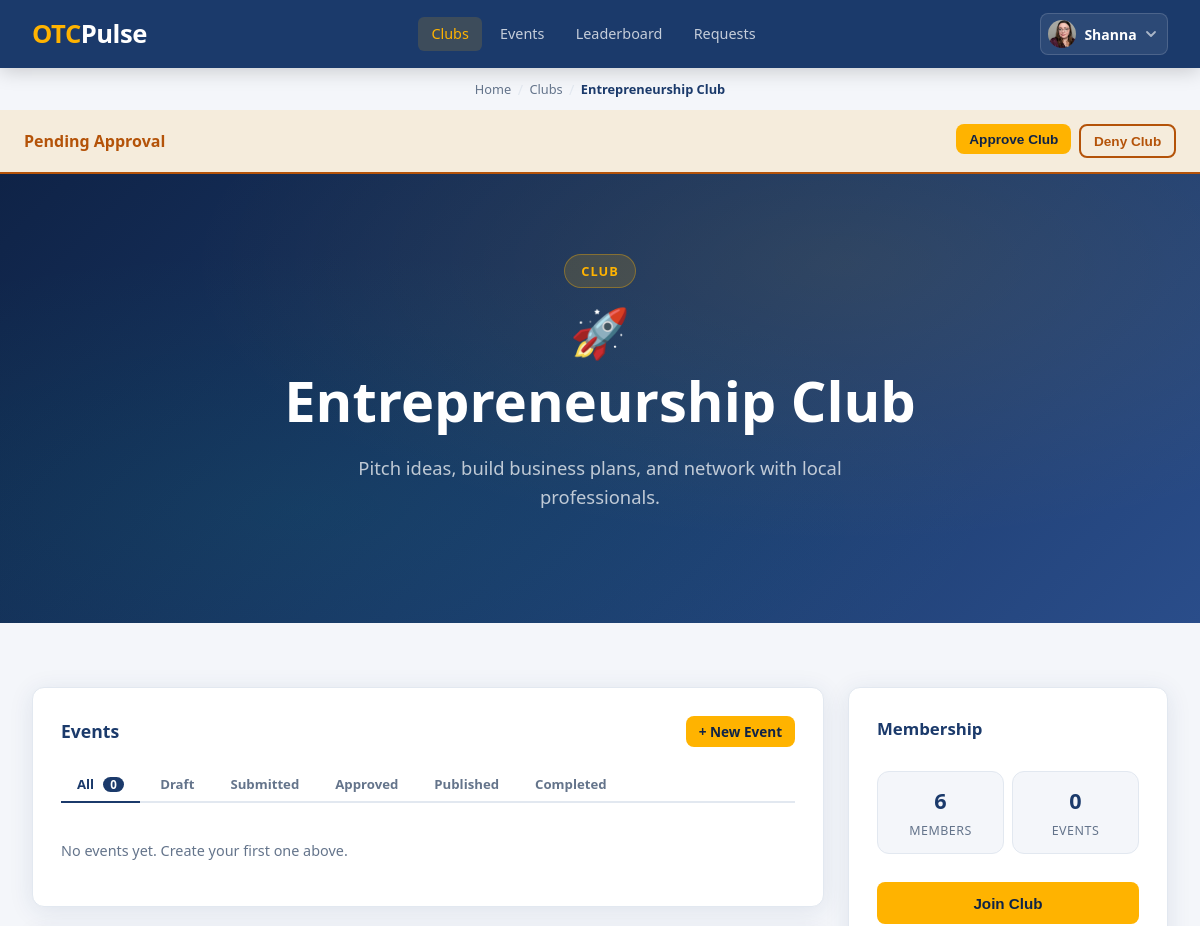
Page /clubs/entrepreneurship-club/ (signed in, upper part) on the earlier database version.
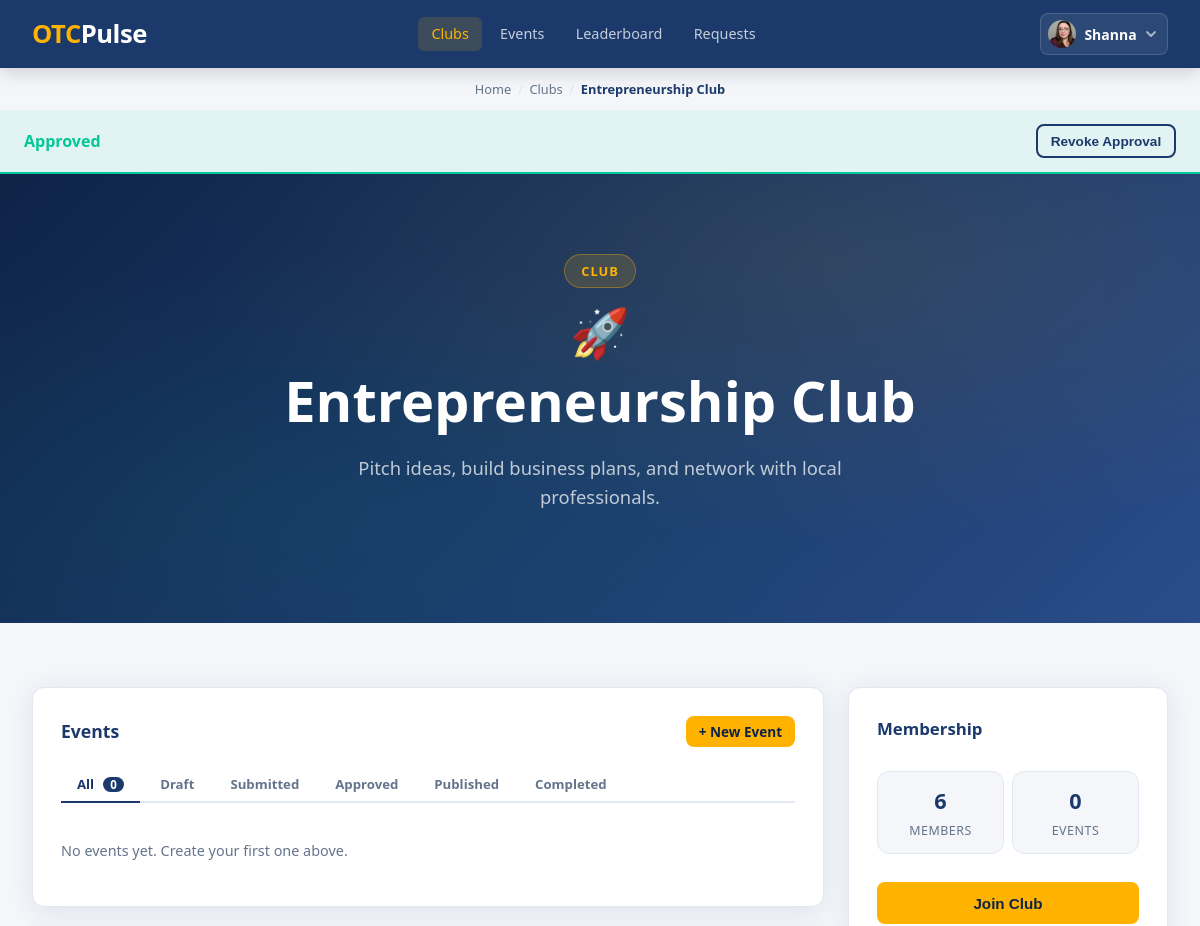
Same page on the later database version.
### clubhouse/views.py (the view)
# urls.py: path('<slug:slug>/', views.club_detail, name='club_detail'),
@login_required
def club_detail(request, slug):
    club = get_object_or_404(Club, slug=slug)
    profile = request.user.profile
    is_admin = profile.role == profile.Role.ADMIN
    if (not club.approved or club.denied) and not is_admin:
        raise PermissionDenied
    is_member = club.members.filter(pk=profile.pk).exists()
    is_officer = club.officers.filter(pk=profile.pk).exists()
    can_edit = is_officer or club.advisors.filter(pk=profile.pk).exists() or is_admin
    if can_edit:
        upcoming_events = club.events.order_by('start_time')
    else:
        upcoming_events = club.events.filter(status=Event.Status.PUBLISHED).order_by('start_time')
    if can_edit:
        base_requests = club.requests.order_by('due_date')
        club_requests = {
            'pending': base_requests.filter(approval_status='-'),
            'approved': base_requests.filter(approval_status='O'),
            'denied': base_requests.filter(approval_status='X'),
        }
    else:
        club_requests = None
    has_applied = club.officer_applicants.filter(pk=profile.pk).exists()
    top_members = club.members.order_by('-points')[:10]
    return render(request, 'clubhouse/club_detail.html', {
        'club': club,
        'upcoming_events': upcoming_events,
        'is_member': is_member,
        'is_officer': is_officer,
        'can_edit': can_edit,
        'is_admin': is_admin,
        'club_requests': club_requests,
        'has_applied': has_applied,
        'top_members': top_members,
        'section': 'clubhouse',
    })

### account/models.py (called while the page is built)
    def __str__(self):
        return self.user.get_full_name() or self.user.username

### clubhouse/templates/clubhouse/club_detail.html (shortened to what the changed rows need)
{% extends 'base.html' %}
{% block content %}
{% if is_admin and club.denied %}
<div class="status-banner status-banner-denied">
    <span class="status-label-denied">Denied</span>
    <form method="post" action="{% url 'clubhouse:undo_deny_club' club.slug %}" style="margin-left:auto;">
        {% csrf_token %}
        <button type="submit" class="btn btn-secondary btn-sm">Undo Denial</button>
    </form>
</div>
{% elif is_admin and not club.approved %}
<div class="status-banner status-banner-pending">
    <span class="status-label-pending">Pending Approval</span>
    <div style="margin-left:auto;display:flex;gap:0.5rem;">
        <form method="post" action="{% url 'clubhouse:approve_club' club.slug %}">
            <button type="submit" class="btn btn-primary btn-sm">Approve Club</button>
        </form>
        <form method="post" action="{% url 'clubhouse:deny_club' club.slug %}">
            <button type="submit" class="btn btn-secondary btn-sm btn-warning-outline">Deny Club</button>
        </form>
    </div>
</div>
{% elif is_admin and club.approved %}
<div class="status-banner status-banner-approved">
    <span class="status-label-approved">Approved</span>
    <form method="post" action="{% url 'clubhouse:approve_club' club.slug %}" style="margin-left:auto;">
        <button type="submit" class="btn btn-secondary btn-sm">Revoke Approval</button>
    </form>
</div>
{% endif %}
<section class="hero hero-short">
    <div class="hero-inner">
        <h1>{{ club.name }}</h1>
    </div>
</section>
<section class="section">
    <div class="section-inner">
        <div class="club-detail-grid">
            <div class="club-detail-main">
                <div class="card card-mb">
                    <div class="card-header-row">
                        <h2 class="card-section-title">Events</h2>
                    </div>
                </div>
            </div>
        </div>
    </div>
</section>
{% endblock %}

Differences in the rows shown:
changed Club "Entrepreneurship Club": approved False → True (drawn)
Other differences:
text no longer shown: "Pending Approval Approve Club Deny Club"
text now shown: "Approved Revoke Approval"
